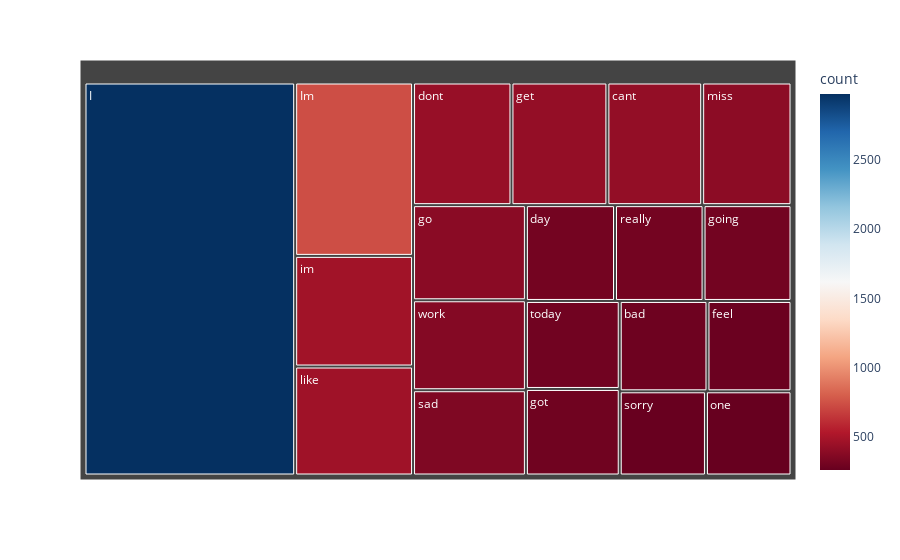

Source (notebook cell):
### Code cell
# plot a tree of the most common words in for the negative tweets

cnt = Counter()

for text in train[train['sentiment'] == 'negative']['text'].values:
    for word in text.split():
        cnt[word] += 1

cnt.most_common(20)

df = pd.DataFrame(cnt.most_common(20), columns=['word', 'count'])

fig = px.treemap(df, path=['word'], values='count', color='count', hover_data=['word'],
                    color_continuous_scale='RdBu')
fig.show()

### Figure 1 — Plotly figure (JSON) as saved in the notebook; plotly's stock layout.template omitted (floating-point values rounded to 4 significant figures)
{"data": [{"branchvalues": "total", "customdata": [["I", 2977], ["Im", 735], ["bad", 285], ["cant", 418], ["day", 307], ["dont", 434], ["feel", 273], ["get", 423], ["go", 386], ["going", 303], ["got", 292], ["im", 469], ["like", 462], ["miss", 394], ["one", 259], ["really", 305], ["sad", 346], ["sorry", 261], ["today", 297], ["work", 365]], "domain": {"x": [0, 1], "y": [0, 1]}, "hovertemplate": "labels=%{label}<br>count_sum=%{value}<br>parent=%{parent}<br>id=%{id}<br>word=%{customdata[0]}<br>count=%{color}<extra></extra>", "ids": ["I", "Im", "bad", "cant", "day", "dont", "feel", "get", "go", "going", "got", "im", "like", "miss", "one", "really", "sad", "sorry", "today", "work"], "labels": ["I", "Im", "bad", "cant", "day", "dont", "feel", "get", "go", "going", "got", "im", "like", "miss", "one", "really", "sad", "sorry", "today", "work"], "marker": {"coloraxis": "coloraxis", "colors": [2977, 735, 285, 418, 307, 434, 273, 423, 386, 303, 292, 469, 462, 394, 259, 305, 346, 261, 297, 365]}, "name": "", "parents": ["", "", "", "", "", "", "", "", "", "", "", "", "", "", "", "", "", "", "", ""], "type": "treemap", "values": [2977, 735, 285, 418, 307, 434, 273, 423, 386, 303, 292, 469, 462, 394, 259, 305, 346, 261, 297, 365]}], "layout": {"coloraxis": {"colorbar": {"title": {"text": "count"}}, "colorscale": [[0, "rgb(103,0,31)"], [0.1, "rgb(178,24,43)"], [0.2, "rgb(214,96,77)"], [0.3, "rgb(244,165,130)"], [0.4, "rgb(253,219,199)"], [0.5, "rgb(247,247,247)"], [0.6, "rgb(209,229,240)"], [0.7, "rgb(146,197,222)"], [0.8, "rgb(67,147,195)"], [0.9, "rgb(33,102,172)"], [1, "rgb(5,48,97)"]]}, "legend": {"tracegroupgap": 0}, "margin": {"t": 60}}}
